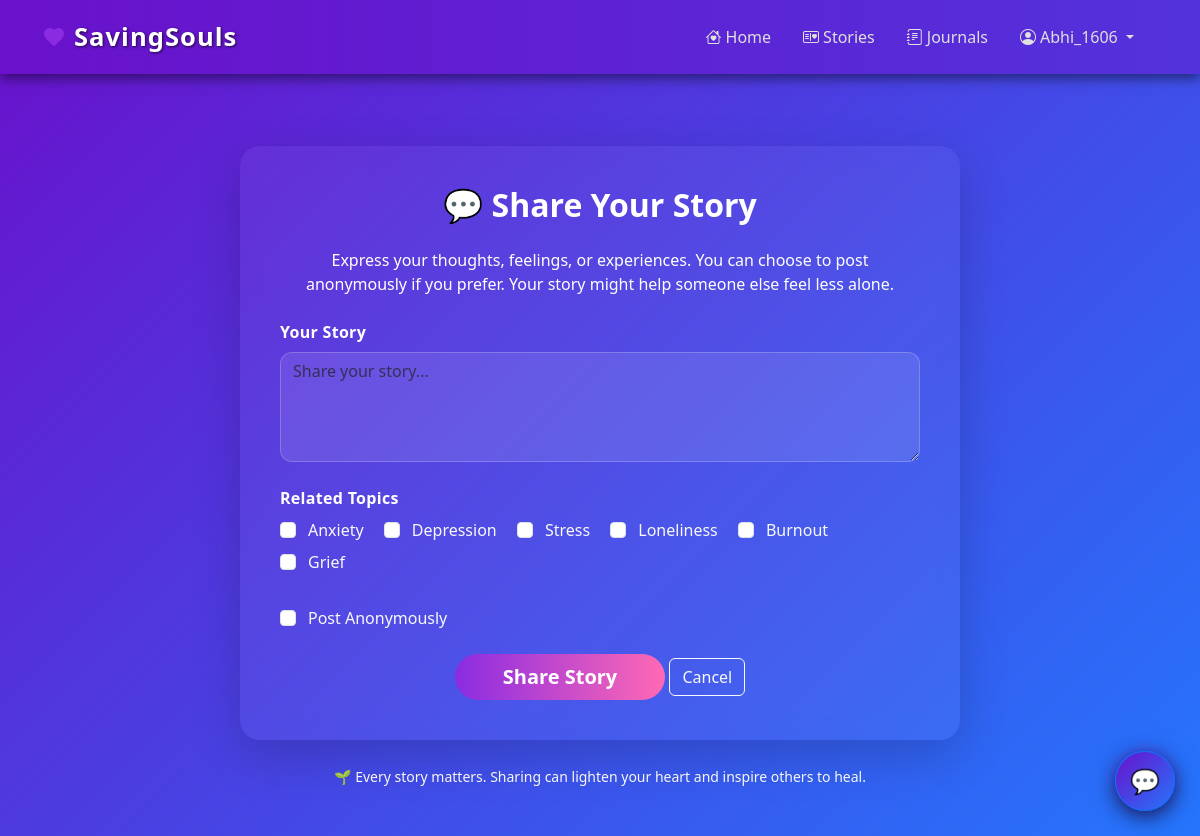
Page /story/create/ (signed in) on the committed database.
### core/models.py (models this page shows)
class Category(models.Model):
    name = models.CharField(max_length=50, unique=True)
    def __str__(self):
        return self.name

### core/views.py (the view)
# urls.py: path('story/create/', views.create_story, name='create_story'),
@login_required
def create_story(request):
    categories_qs = Category.objects.all()
    selected_categories = []
    if request.method == 'POST':
        selected_categories = request.POST.getlist('categories')
        form = StoryForm(request.POST)
        if form.is_valid():
            story = form.save(commit=False)
            story.author = request.user
            story.save()
            try:
                form.save_m2m()
            except Exception:
                if selected_categories:
                    try:
                        cat_ids = [int(cid) for cid in selected_categories if cid]
                        cats = Category.objects.filter(id__in=cat_ids)
                        story.categories.set(cats)
                    except Exception as e:
                        print(f"⚠ Could not attach categories: {e}")
            try:
                analysis = analyze_sentiment(story.content)
                sentiment = analysis.get("sentiment")
                distress_level = analysis.get("distress_level")
                print(f"Story analysis - Sentiment: {sentiment}, Distress Level: {distress_level}")
            except Exception as e:
                print(f"⚠ AI analysis error: {e}")
                sentiment = None
                distress_level = None
            if distress_level == "high":
                try:
                    supportive_text = generate_supportive_reply(story.content)
                    ai_user, _ = User.objects.get_or_create(username="AI_Support", defaults={"is_active": False})
                    Comment.objects.create(story=story, author=ai_user, content=supportive_text)
                    admins = User.objects.filter(is_superuser=True).values_list("email", flat=True)
                    subject = f"🚨 Distress Alert: {request.user.username} may need help"
                    message = (
                        f"A new story by {request.user.username} shows signs of high distress.\n\n"
                        f"Story content:\n\"{story.content}\"\n\n"
                        f"Auto Supportive Reply:\n\"{supportive_text}\"\n\n"
                        "Please review it in the admin panel or reach out if needed."
                    )
                    send_mail(subject, message, "Saving_Souls <noreply@savingsouls.com>", list(admins))
                    print("📧 Email alert sent to admins!")
                except Exception as e:
                    print(f"⚠ AI Support or email error: {e}")
            messages.success(request, "Your story has been posted successfully!")
            return redirect('core:my_stories')
        else:
            print("Form invalid:", form.errors)
    else:
        form = StoryForm()
    context = {
        'form': form,
        'categories': categories_qs,
        'selected_categories': selected_categories,
    }
    return render(request, 'create_story.html', context)

### core/forms.py
class StoryForm(forms.ModelForm):
    categories = forms.ModelMultipleChoiceField(
        queryset=Category.objects.all(),
        required=False,
        widget=forms.CheckboxSelectMultiple(attrs={'class': 'form-check-input'})
    )
    content = forms.CharField(
        widget=forms.Textarea(attrs={
            'class': 'form-control',
            'rows': 4,
            'placeholder': 'Share your story...'
        }),
        label='Story'
    )
    anonymous = forms.BooleanField(
        required=False,
        label='Share Anonymously',
        widget=forms.CheckboxInput(attrs={'class': 'form-check-input'})
    )
    class Meta:
        model = Story
        fields = ['content', 'anonymous', 'categories']

### core/templates/create_story.html (shortened to what this page needs)
{% extends 'base.html' %}
{% load static %}
{% block content %}
<link rel="stylesheet" href="{% static 'core/css/base.css' %}">
<div class="container py-5">
  <div class="row justify-content-center">
    <div class="col-lg-8">
      <div class="card shadow-lg p-4 border-0 story-form-card" style="background: rgba(255,255,255,0.05); border-radius: 20px; backdrop-filter: blur(10px);">
        <div class="card-body">
          <h2 class="fw-bold text-center mb-4" style="color: #fff;">
            💬 Share Your Story
          </h2>
          <p class="text-center text-white mb-4" style="color: #ccc;">
            Express your thoughts, feelings, or experiences. You can choose to post anonymously if you prefer.
            Your story might help someone else feel less alone.
          </p>
          <form method="POST" novalidate>
            <div class="mb-4">
              <label for="{{ form.content.id_for_label }}" class="form-label text-white fw-semibold">
                Your Story
              </label>
              {{ form.content }}
            </div>
            <div class="mb-4">
              <label class="form-label text-white fw-semibold">
                Related Topics
              </label>
              <div class="form-check-list">
                {% for checkbox in form.categories %}
                  <div class="form-check form-check-inline text-light mb-2">
                    {{ checkbox.tag }}
                    <label class="form-check-label ms-1" for="{{ checkbox.id_for_label }}">{{ checkbox.choice_label }}</label>
                  </div>
                {% empty %}
                  <p class="text-muted small">No categories available yet.</p>
                {% endfor %}
              </div>
            </div>
            <div class="form-check mb-4">
              {{ form.anonymous }}
              <label for="{{ form.anonymous.id_for_label }}" class="form-check-label text-light ms-1">
                Post Anonymously
              </label>
            </div>
            <div class="text-center mt-4">
              <button type="submit" class="btn btn-lg px-5 text-white fw-semibold"
                style="background: linear-gradient(90deg, #8a2be2, #ff69b4); border: none; border-radius: 30px; transition: all 0.3s ease;">
                Share Story
              </button>
               <a href="{% url 'core:stories' %}" class="btn btn-outline-light">Cancel</a>
            </div>
          </form>
        </div>
      </div>
      <div class="text-center mt-4 text-light-50">
        <small>
          🌱 Every story matters. Sharing can lighten your heart and inspire others to heal.
        </small>
      </div>
    </div>
  </div>
</div>
{% endblock %}

### core/templates/base.html (shortened to what this page needs)
{% load static %}
<!DOCTYPE html>
<html>
<head>
  <link href="https://cdn.jsdelivr.net/npm/bootstrap@5.3.0/dist/css/bootstrap.min.css" rel="stylesheet">
  <link rel="stylesheet" href="https://cdn.jsdelivr.net/npm/bootstrap-icons@1.10.0/font/bootstrap-icons.css">
  <link rel="stylesheet" href="{% static 'core/css/base.css' %}">
</head>
<body style="background-color: #121212; color: white; font-family: 'Segoe UI', Arial, sans-serif;">
  <div id="particles-js" style="position: fixed; width: 100%; height: 100%; top: 0; left: 0; z-index: -11;"></div>
  <nav class="navbar navbar-expand-lg navbar-dark" style="background-color: #1a1a1a;">
    <div class="container">
      <a class="navbar-brand d-flex align-items-center" href="{% url 'core:home' %}">
        <svg xmlns="http://www.w3.org/2000/svg" width="24" height="24" viewBox="0 0 24 24" fill="#8a2be2" class="me-2">
          <path d="M12 21.35l-1.45-1.32C5.4 15.36 2 12.28 2 8.5 2 5.42 4.42 3 7.5 3c1.74 0 3.41.81 4.5 2.09C13.09 3.81 14.76 3 16.5 3 19.58 3 22 5.42 22 8.5c0 3.78-3.4 6.86-8.55 11.54L12 21.35z"/>
        </svg>
        <span>SavingSouls</span>
      </a>
      <div class="collapse navbar-collapse" id="navbarNav">
        <ul class="navbar-nav ms-auto mb-2 mb-lg-0">
          <li class="nav-item">
            <a class="nav-link me-3 {% if request.path == '/' %}active fw-bold{% endif %}" href="{% url 'core:home' %}">
              <i class="bi bi-house-heart me-1"></i>Home
            </a>
          </li>
          {% if user.is_authenticated %}
          <li class="nav-item">
            <a class="nav-link me-3 {% if request.path == '/stories/' %}active fw-bold{% endif %}" href="{% url 'core:stories' %}">
              <i class="bi bi-postcard-heart me-1"></i>Stories
            </a>
          </li>
          <li class="nav-item">
            <a class="nav-link me-3 {% if request.path == '/journals/' %}active fw-bold{% endif %}" href="{% url 'core:journals' %}">
              <i class="bi bi-journal-text me-1"></i>Journals
            </a>
          </li>
          {% endif %}
      {% if user.is_authenticated %}
      <li class="nav-item dropdown">
        <a class="nav-link dropdown-toggle me-3" href="#" role="button" data-bs-toggle="dropdown">
          <i class="bi bi-person-circle me-1"></i>{{ user.username }}
        </a>
      </li>
          {% else %}
            <li class="nav-item d-flex align-items-center">
              <a class="btn text-white get-started-btn me-3" href="{% url 'core:login' %}" style="background: linear-gradient(90deg, #8a2be2, #ff69b4);">
                <i class="bi bi-box-arrow-in-right me-1" style=""></i>Get Started
              </a>
            </li>
          {% endif %}
        </ul>
      </div>
    </div>
  </nav>
  <div class="container mt-4">
    {% block content %}{% endblock %}
  </div>
  {% if user.is_authenticated %}  <a href="{% url 'core:chat_page' %}" id="chat-button"
  class="btn btn-primary rounded-circle shadow-lg"
  style="position: fixed; bottom: 25px; right: 25px; width: 60px; height: 60px; font-size: 24px; display: flex; align-items: center; justify-content: center; z-index: 9999;">
  💬
  </a>
  {% endif %}
  </body>
  </html>

### core/static/core/css/base.css (style rules this page uses)
body { font-family: 'Segoe UI', Tahoma, Geneva, Verdana, sans-serif; background: linear-gradient(135deg, #6a11cb, #2575fc); color: #fff; min-height: 100vh; }
.navbar { background: linear-gradient(270deg, #6a11cb, #2575fc, #6a11cb); background-size: 600% 600%; animation: gradient-animation 15s ease infinite; backdrop-filter: blur(10px) !important; box-shadow: 0 4px 12px rgba(0, 0, 0, 0.5) !important; padding: 0.8rem 1rem !important; position: sticky !important; top: 0 !important; z-index: 1000 !important; transition: box-shadow 0.3s !important; }
.navbar-brand { font-weight: bold; font-size: 1.6rem; letter-spacing: 1px; text-shadow: 1px 1px 3px rgba(0,0,0,0.7); }
.navbar-brand span { color: white }
.nav-link { color: #e0e0e0 !important; font-weight: 500; transition: color 0.3s, transform 0.2s, background-color 0.3s; border-radius: 20px; padding: 8px 16px; }
.container .card { background: rgba(255, 255, 255, 0.05); border: none; border-radius: 12px; box-shadow: 0 8px 20px rgba(0, 0, 0, 0.5); color: #fff; transition: transform 0.3s, box-shadow 0.3s; }
#chat-button { background: linear-gradient(135deg, #6a11cb, #2575fc) !important; box-shadow: 0 6px 20px rgba(0, 0, 0, 0.6), 0 0 15px rgba(106, 17, 203, 0.5), 0 0 25px rgba(37, 117, 252, 0.5) !important; transition: transform 0.2s, box-shadow 0.3s !important; }
form input, form textarea, form select { background: rgba(255, 255, 255, 0.1); color: #fff; border: 1px solid rgba(255, 255, 255, 0.3); border-radius: 8px; }
a { color: #ffeb3b; transition: color 0.3s; }
h1, h2, h3, h4, h5, h6 { cursor: default; -webkit-user-select: none; -moz-user-select: none; -ms-user-select: none; user-select: none; }
label, .category-chip, .navbar-brand, .btn, .nav-link, .dropdown-item { cursor: pointer; -webkit-user-select: none; -moz-user-select: none; -ms-user-select: none; user-select: none; }
input, textarea, select, option, [contenteditable="true"] { -webkit-user-select: text; -moz-user-select: text; -ms-user-select: text; user-select: text; cursor: text; }

### core/templates/create_story.html (style rules this page uses)
textarea.form-control { background: rgba(255,255,255,0.1); color: #fff; border: 1px solid rgba(255,255,255,0.2); border-radius: 12px; transition: all 0.3s ease; }
label.form-label { font-size: 1rem; letter-spacing: 0.3px; }

### rows in the picture
Category: choice_label "Anxiety"
Category: choice_label "Depression"
Category: choice_label "Stress"
Category: choice_label "Loneliness"
Category: choice_label "Burnout"
Category: choice_label "Grief"

### other values in the picture
{{ user.username }} "Abhi_1606"
